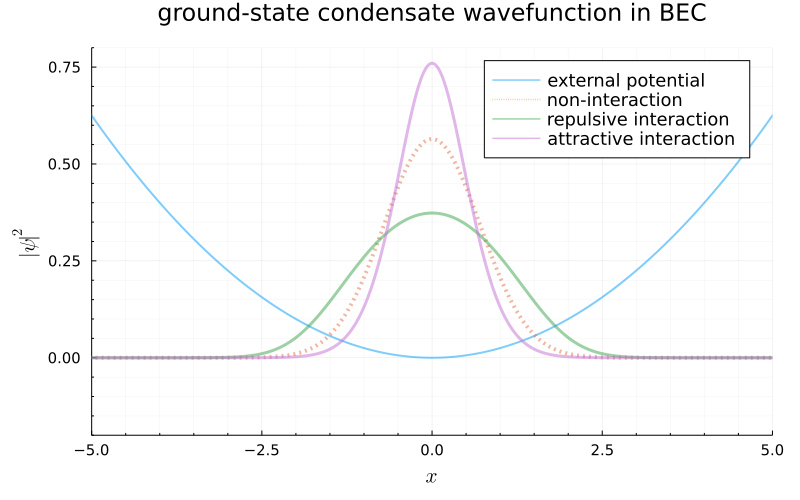

Reproduce this figure in Julia.
using BenchmarkTools
using Plots, LaTeXStrings, Measures; gr()
include("TSSP.jl")

xgrid = LinRange(-6,6,800)
tgrid = LinRange(0,1000,50000)
C = 1/24/(xgrid[2]-xgrid[1])^2
function energy(q,Vfunc)
    V = Vfunc.(xgrid,q)
    Aq = C * ( circshift(q,2) - 16*circshift(q,1) + 30*q - 16*circshift(q,-1) + circshift(q,-2) ) + V .* q
    E = real( dot(q,Aq) / dot(q,q) )
end

V(x) = x^2 / 2# + x^4/20 + 4exp(-2x^2)
V0(x,ψ) = V(x)
V1(x,ψ) = V(x) + 5.0 * abs2(ψ)
V2(x,ψ) = V(x) - 2.0 * abs2(ψ)
ψ0 = ComplexF64[ exp(-x^2 /2) / (π)^(1/4) + 0.1randn() for x in xgrid]

ψs0 = iTSSP(ψ0, V0, xgrid, tgrid)
ψs1 = iTSSP(ψ0, V1, xgrid, tgrid)
ψs2 = iTSSP(ψ0, V2, xgrid, tgrid)
E0 = energy( ψs0[:,end-1], V0 )
E1 = energy( ψs1[:,end-1], V1 )
E2 = energy( ψs2[:,end-1], V2 )

p1= plot(size = (800,500), minorgrid = true,
        titlefontsize=16,legendfontsize=12,
        guidefontsize=14,tickfontsize=10,
        legend=:topright,margins=5mm)
    title!("ground-state condensate wavefunction in BEC")
    plot!(xgrid, x->0.05*(V(x).-V(0)), line=(2,0.5), labels="external potential")
    plot!(xgrid, abs2.(ψs0[:,end-1]), line=(4,0.5,:dot), labels="non-interaction")
    plot!(xgrid, abs2.(ψs1[:,end-1]), line=(3,0.5), labels="repulsive interaction")
    plot!(xgrid, abs2.(ψs2[:,end-1]), line=(3,0.5), labels="attractive interaction")
    xaxis!(L"x")
    yaxis!(L"|\psi|^2")
    xlims!(-5,5)
    ylims!(-0.2,0.8)
savefig(p1,"GPE.svg")

p2= plot(size = (800,500), minorgrid = true,
        titlefontsize=16,legendfontsize=12,
        guidefontsize=14,tickfontsize=10,
        legend=:topleft,margins=5mm)
    title!("Degenerate ground state")
    plot!(xgrid, x->0.05*(V(x).-V(0)), line=(2,0.5), labels="external potential")
    plot!(xgrid, abs2.(ψs0[:,end-1]), line=(3,0.5,:dot), labels="non-interaction")
    plot!(xgrid, abs2.(ψs2[:,end-1]), line=(3,0.5), labels="attractive interaction")
    xaxis!(L"x")
    yaxis!(L"|\psi|^2")
    xlims!(-5,5)
    ylims!(-0.2,0.8)
savefig(p2,"Degenerate2.svg")
